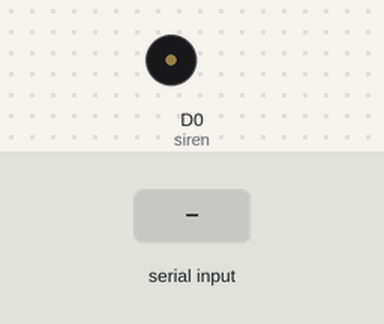
The sketch below on a simulated ESP8266 (NodeMCU). Parts: buzzer (waves = sounding, pin HIGH). Inputs (shaded band) come from the test bench.

Above: at 1.2 s.
1.3 s: "on" received over Serial
At 3.1 s:
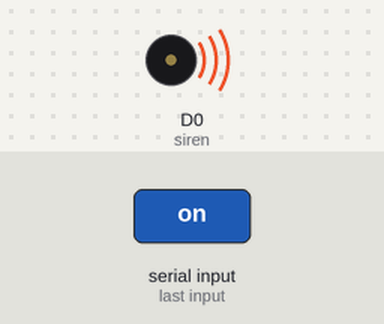
3.8 s: "1" received over Serial
At 6.2 s:
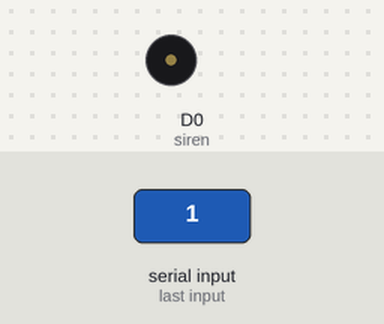
Timing chart, 0 to 7.7 s (numbered marks = the images above; inputs shaded):
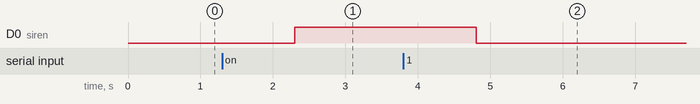

Measured:
- after the input at 1.3 s, D0 (siren): LOW → HIGH after 1.0 s
- after the input at 3.8 s, D0 (siren): HIGH → LOW after 1.0 s

The sketch:

Arduino-code.ino
```cpp
int siren=D0;
void setup() {  pinMode(siren,OUTPUT);
  Serial.begin(9600);}
void loop() {
  while(Serial.available()){    String s=Serial.readString();
    if(s=="on") {      digitalWrite(siren,1);
    } else {      digitalWrite(siren,0);
    }  }
}
```
